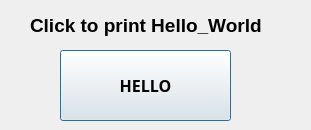
<?xml version="1.0" encoding="UTF-8"?>
<ui version="4.0">
 <class>Dialog</class>
 <widget class="QDialog" name="Dialog">
  <property name="geometry">
   <rect>
    <x>0</x>
    <y>0</y>
    <width>311</width>
    <height>130</height>
   </rect>
  </property>
  <property name="windowTitle">
   <string>Dialog</string>
  </property>
  <widget class="QPushButton" name="pushButton">
   <property name="geometry">
    <rect>
     <x>60</x>
     <y>50</y>
     <width>171</width>
     <height>71</height>
    </rect>
   </property>
   <property name="font">
    <font>
     <family>Rockwell Extra Bold</family>
     <pointsize>12</pointsize>
     <weight>75</weight>
     <bold>true</bold>
    </font>
   </property>
   <property name="text">
    <string>HELLO</string>
   </property>
  </widget>
  <widget class="QLabel" name="label">
   <property name="geometry">
    <rect>
     <x>30</x>
     <y>0</y>
     <width>261</width>
     <height>51</height>
    </rect>
   </property>
   <property name="font">
    <font>
     <pointsize>14</pointsize>
     <weight>75</weight>
     <bold>true</bold>
    </font>
   </property>
   <property name="text">
    <string>Click to print Hello_World</string>
   </property>
  </widget>
 </widget>
 <resources/>
 <connections/>
</ui>
